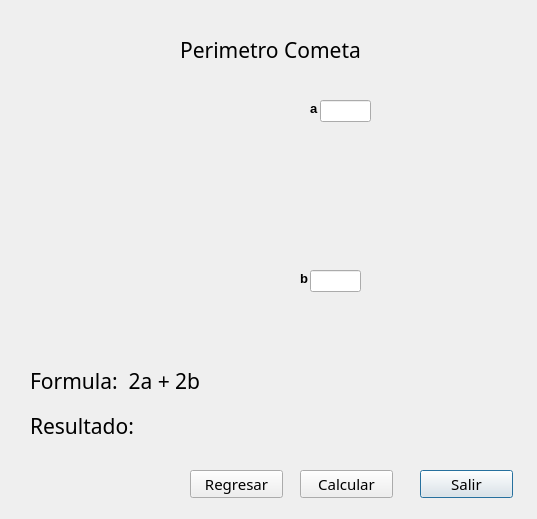
<?xml version="1.0" encoding="UTF-8"?>
<ui version="4.0">
 <class>Dialog</class>
 <widget class="QDialog" name="Dialog">
  <property name="geometry">
   <rect>
    <x>0</x>
    <y>0</y>
    <width>537</width>
    <height>519</height>
   </rect>
  </property>
  <property name="windowTitle">
   <string>Dialog</string>
  </property>
  <widget class="QLabel" name="label_4">
   <property name="geometry">
    <rect>
     <x>310</x>
     <y>100</y>
     <width>21</width>
     <height>16</height>
    </rect>
   </property>
   <property name="font">
    <font>
     <pointsize>10</pointsize>
     <weight>75</weight>
     <bold>true</bold>
    </font>
   </property>
   <property name="text">
    <string>a</string>
   </property>
  </widget>
  <widget class="QLabel" name="label_3">
   <property name="geometry">
    <rect>
     <x>50</x>
     <y>40</y>
     <width>431</width>
     <height>321</height>
    </rect>
   </property>
   <property name="styleSheet">
    <string notr="true">image: url(:/perimetros/p_cometa.png);</string>
   </property>
   <property name="text">
    <string/>
   </property>
  </widget>
  <widget class="QLineEdit" name="Txb_a">
   <property name="geometry">
    <rect>
     <x>320</x>
     <y>100</y>
     <width>51</width>
     <height>22</height>
    </rect>
   </property>
   <property name="font">
    <font>
     <family>MS PGothic</family>
     <pointsize>11</pointsize>
    </font>
   </property>
  </widget>
  <widget class="QPushButton" name="Btn_Salir">
   <property name="geometry">
    <rect>
     <x>420</x>
     <y>470</y>
     <width>93</width>
     <height>28</height>
    </rect>
   </property>
   <property name="font">
    <font>
     <family>MS PGothic</family>
     <pointsize>11</pointsize>
    </font>
   </property>
   <property name="text">
    <string>Salir</string>
   </property>
  </widget>
  <widget class="QLabel" name="Lbl_Formula">
   <property name="geometry">
    <rect>
     <x>30</x>
     <y>360</y>
     <width>331</width>
     <height>41</height>
    </rect>
   </property>
   <property name="font">
    <font>
     <family>MS PGothic</family>
     <pointsize>16</pointsize>
    </font>
   </property>
   <property name="text">
    <string>Formula:  2a + 2b</string>
   </property>
  </widget>
  <widget class="QPushButton" name="Btn_Regresar">
   <property name="geometry">
    <rect>
     <x>190</x>
     <y>470</y>
     <width>93</width>
     <height>28</height>
    </rect>
   </property>
   <property name="font">
    <font>
     <family>MS PGothic</family>
     <pointsize>11</pointsize>
    </font>
   </property>
   <property name="text">
    <string>Regresar</string>
   </property>
  </widget>
  <widget class="QLabel" name="label">
   <property name="geometry">
    <rect>
     <x>140</x>
     <y>40</y>
     <width>261</width>
     <height>20</height>
    </rect>
   </property>
   <property name="font">
    <font>
     <family>MS PGothic</family>
     <pointsize>16</pointsize>
    </font>
   </property>
   <property name="text">
    <string>Perimetro Cometa</string>
   </property>
   <property name="alignment">
    <set>Qt::AlignCenter</set>
   </property>
  </widget>
  <widget class="QPushButton" name="Btn_Calcular">
   <property name="geometry">
    <rect>
     <x>300</x>
     <y>470</y>
     <width>93</width>
     <height>28</height>
    </rect>
   </property>
   <property name="font">
    <font>
     <family>MS PGothic</family>
     <pointsize>11</pointsize>
    </font>
   </property>
   <property name="text">
    <string>Calcular</string>
   </property>
  </widget>
  <widget class="QLabel" name="Lbl_Resultado">
   <property name="geometry">
    <rect>
     <x>30</x>
     <y>410</y>
     <width>331</width>
     <height>31</height>
    </rect>
   </property>
   <property name="font">
    <font>
     <family>MS PGothic</family>
     <pointsize>16</pointsize>
    </font>
   </property>
   <property name="text">
    <string>Resultado:</string>
   </property>
  </widget>
  <widget class="QLabel" name="label_5">
   <property name="geometry">
    <rect>
     <x>300</x>
     <y>270</y>
     <width>21</width>
     <height>16</height>
    </rect>
   </property>
   <property name="font">
    <font>
     <pointsize>10</pointsize>
     <weight>75</weight>
     <bold>true</bold>
    </font>
   </property>
   <property name="text">
    <string>b</string>
   </property>
  </widget>
  <widget class="QLineEdit" name="Txb_b">
   <property name="geometry">
    <rect>
     <x>310</x>
     <y>270</y>
     <width>51</width>
     <height>22</height>
    </rect>
   </property>
   <property name="font">
    <font>
     <family>MS PGothic</family>
     <pointsize>11</pointsize>
    </font>
   </property>
  </widget>
  <zorder>label_3</zorder>
  <zorder>label_4</zorder>
  <zorder>Txb_a</zorder>
  <zorder>Btn_Salir</zorder>
  <zorder>Lbl_Formula</zorder>
  <zorder>Btn_Regresar</zorder>
  <zorder>label</zorder>
  <zorder>Btn_Calcular</zorder>
  <zorder>Lbl_Resultado</zorder>
  <zorder>label_5</zorder>
  <zorder>Txb_b</zorder>
 </widget>
 <resources>
  <include location="img/resources.qrc"/>
 </resources>
 <connections/>
</ui>
